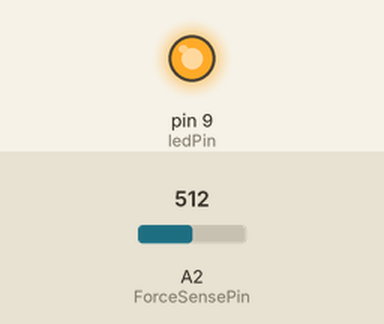
The sketch below on a simulated Arduino Uno, built with avr-gcc and run on an emulated ATmega328P. Shown: output pins drawn as LEDs (lit = HIGH). The test bench sets the inputs (shaded band); at power-on: A2 (ForceSensePin) = 512.

Above: at 1.2 s.
1.3 s: A2 (ForceSensePin) set to 122
At 2.5 s:
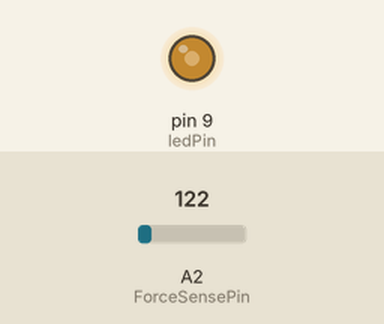
2.8 s: A2 (ForceSensePin) set to 0
At 3.8 s:
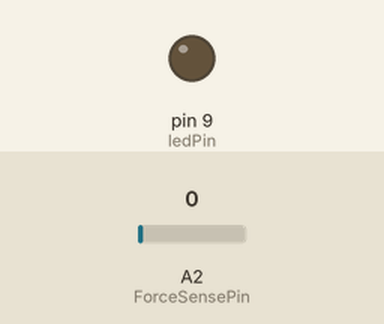
4.3 s: A2 (ForceSensePin) set to 306
At 5.0 s:
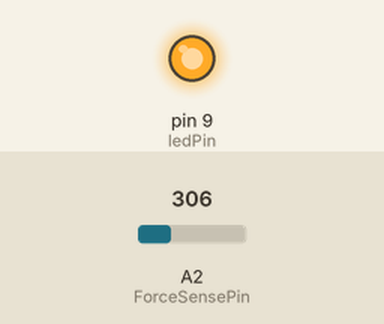
Timing chart, 0 to 7.3 s (numbered marks = the images above; inputs shaded):
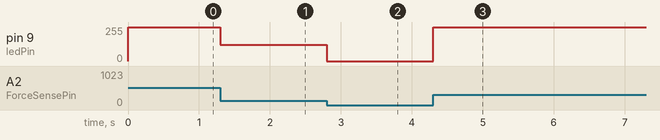

The sketch:

Force_Sensor.ino
```cpp
//Force Sensor to Light Fade

//turn on the serial statements to DEBUG
//add in mapping statements to make for a better response

int ForceSensePin = A2;
int ledPin = 9;
int ForceSensorValue;

void setup() {
    pinMode (ledPin, OUTPUT);
    //Serial.begin(9600);
}

void loop() {
    ForceSensorValue = analogRead(ForceSensePin);
     analogWrite(ledPin, ForceSensorValue);

    // apply the calibration to the sensor reading
    //ForceSensorValue = map(ForceSensorValue, 0, 1023, 0, 255);

    // in case the sensor value is outside the range seen during calibration
    //ForceSensorValue = constrain(ForceSensorValue, 0, 255);

    // Serial.println(ForceSensorValue);
}
```

Measured:
- after the input at 1.3 s, pin 9 (ledPin): 255/255 → 122/255 at once
- after the input at 2.8 s, pin 9 (ledPin): 122/255 → 0/255 at once
- after the input at 4.3 s, pin 9 (ledPin): 0/255 → 255/255 at once
